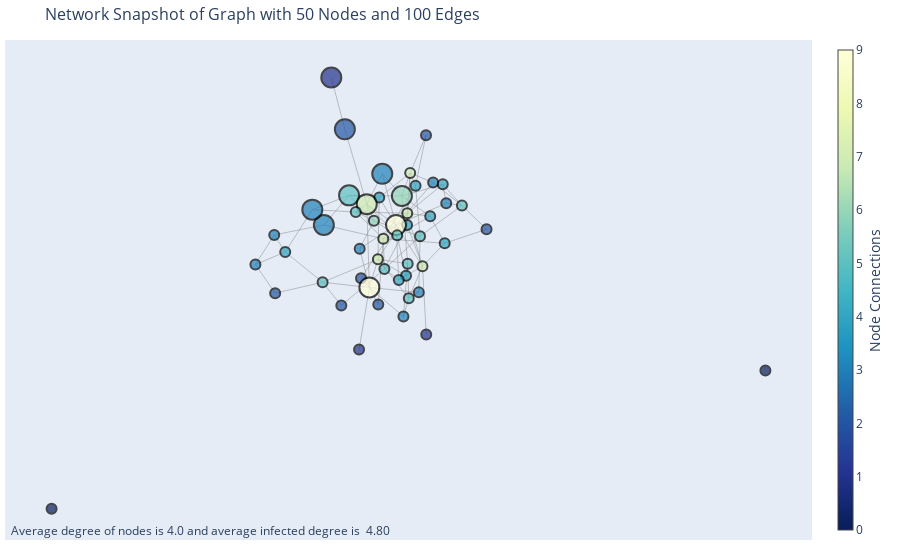

Source (notebook cell):
### Markdown cell above
## Graph Visualization

### Code cell
G = graph
edge_x = []
edge_y = []
positions = nx.spring_layout(G)
for edge in G.edges():
    x0, y0 = positions[edge[0]]
    x1, y1 = positions[edge[1]]
    edge_x.append(x0)
    edge_x.append(x1)
    edge_x.append(None)
    edge_y.append(y0)
    edge_y.append(y1)
    edge_y.append(None)

if True:
    edge_trace = go.Scatter(
        x=edge_x, y=edge_y,
        line=dict(width=0.5, color='#888'),
        hoverinfo='none',
        mode='lines')

    node_x = []
    node_y = []
    for node in G.nodes():
        x, y = positions[node]
        node_x.append(x)
        node_y.append(y)

    node_trace = go.Scatter(
        x=node_x, y=node_y,
        mode='markers',
        hoverinfo='text',
        marker=dict(
            showscale=True,
            # colorscale options
            #'Greys' | 'YlGnBu' | 'Greens' | 'YlOrRd' | 'Bluered' | 'RdBu' |
            #'Reds' | 'Blues' | 'Picnic' | 'Rainbow' | 'Portland' | 'Jet' |
            #'Hot' | 'Blackbody' | 'Earth' | 'Electric' | 'Viridis' |
            colorscale='YlGnBu',
            reversescale=True,
            color=[],
            size=[],
            # size = 10,
            colorbar=dict(
                thickness=15,
                title='Node Connections',
                xanchor='left',
                titleside='right'
            ),
            line=dict(
                color='Black',
                width=2
            )))

    node_adjacencies = []
    node_text = []
    for node, adjacencies in enumerate(G.adjacency()):
        node_adjacencies.append(len(adjacencies[1]))
        node_text.append('# of connections: '+str(len(adjacencies[1])))

    avg_degree = {
        0: np.average([adj for i, adj in enumerate(node_adjacencies) if not nodes_statuses[-1][i]]),
        1: np.average([adj for i, adj in enumerate(node_adjacencies) if nodes_statuses[-1][i]]),
        2: np.average([adj for i, adj in enumerate(node_adjacencies)])
    }

    node_trace.marker.color = node_adjacencies
    # node_trace.marker.color = nodes_statuses[-1]
    node_trace.marker.size = [20 if nodes_statuses[-1][i] else 10 for i in range(NUM_NODES)]
    node_trace.text = node_text

    fig = go.Figure(data=[edge_trace, node_trace],
                layout=go.Layout(
                    title=f'Network Snapshot of Graph with {NUM_NODES} Nodes and {NUM_EDGES} Edges',
                    titlefont_size=16,
                    showlegend=False,
                    hovermode='closest',
                    margin=dict(b=20,l=5,r=5,t=40),
                    annotations=[ dict(
                        text=f'Average degree of nodes is {avg_degree[2]} and average infected degree is  {avg_degree[1]:2.2f}',
                        showarrow=False,
                        xref="paper", yref="paper",
                        x=0.005, y=-0.002 ), ],
                        
                    xaxis=dict(showgrid=False, zeroline=False, showticklabels=False),
                    yaxis=dict(showgrid=False, zeroline=False, showticklabels=False))
                    )
    fig.show()

### Figure 1 — Plotly figure (JSON) as saved in the notebook; plotly's stock layout.template omitted (floating-point values rounded to 4 significant figures; data arrays with more than 128 entries replaced by an {"elided": "..."} marker saying what was removed)
{"data": [{"hoverinfo": "none", "line": {"color": "#888", "width": 0.5}, "mode": "lines", "type": "scatter", "x": {"elided": "300 float values"}, "y": {"elided": "300 float values"}}, {"hoverinfo": "text", "marker": {"color": [1, 3, 7, 2, 7, 3, 1, 2, 6, 4, 5, 4, 5, 2, 3, 3, 5, 3, 7, 5, 0, 0, 4, 3, 3, 2, 4, 9, 5, 5, 2, 4, 5, 3, 6, 4, 7, 7, 4, 3, 4, 2, 9, 7, 5, 2, 1, 4, 3, 5], "colorbar": {"thickness": 15, "title": {"side": "right", "text": "Node Connections"}, "xanchor": "left"}, "colorscale": [[0, "rgb(255,255,217)"], [0.125, "rgb(237,248,177)"], [0.25, "rgb(199,233,180)"], [0.375, "rgb(127,205,187)"], [0.5, "rgb(65,182,196)"], [0.625, "rgb(29,145,192)"], [0.75, "rgb(34,94,168)"], [0.875, "rgb(37,52,148)"], [1, "rgb(8,29,88)"]], "line": {"color": "Black", "width": 2}, "reversescale": true, "showscale": true, "size": [10, 10, 10, 10, 10, 10, 20, 10, 10, 10, 10, 10, 10, 10, 10, 10, 20, 10, 20, 10, 10, 10, 10, 20, 20, 10, 10, 20, 10, 10, 10, 10, 10, 10, 20, 10, 10, 10, 10, 10, 10, 20, 20, 10, 10, 10, 10, 10, 20, 10]}, "mode": "markers", "text": ["# of connections: 1", "# of connections: 3", "# of connections: 7", "# of connections: 2", "# of connections: 7", "# of connections: 3", "# of connections: 1", "# of connections: 2", "# of connections: 6", "# of connections: 4", "# of connections: 5", "# of connections: 4", "# of connections: 5", "# of connections: 2", "# of connections: 3", "# of connections: 3", "# of connections: 5", "# of connections: 3", "# of connections: 7", "# of connections: 5", "# of connections: 0", "# of connections: 0", "# of connections: 4", "# of connections: 3", "# of connections: 3", "# of connections: 2", "# of connections: 4", "# of connections: 9", "# of connections: 5", "# of connections: 5", "# of connections: 2", "# of connections: 4", "# of connections: 5", "# of connections: 3", "# of connections: 6", "# of connections: 4", "# of connections: 7", "# of connections: 7", "# of connections: 4", "# of connections: 3", "# of connections: 4", "# of connections: 2", "# of connections: 9", "# of connections: 7", "# of connections: 5", "# of connections: 2", "# of connections: 1", "# of connections: 4", "# of connections: 3", "# of connections: 5"], "type": "scatter", "x": [0.1116, -0.06274, 0.06954, -0.1109, -0.0009295, 0.1639, -0.1372, 0.111, -0.02557, -0.01156, 0.06584, 0.0836, 0.063, -0.05929, -0.3359, 0.1296, -0.09059, 0.09209, -0.04418, -0.07303, 1, -0.8698, 0.0614, -0.003601, -0.1566, -0.01406, 0.1599, 0.03238, -0.1599, 0.03549, -0.2842, 0.05865, 0.001954, 0.05182, 0.04784, 0.1549, 0.1017, 0.06183, 0.122, -0.2866, -0.2578, -0.1016, -0.03737, -0.015, 0.205, 0.2695, -0.06442, 0.03968, -0.1869, 0.09537], "y": [-0.1864, -0.009376, 0.1471, -0.1266, 0.01135, 0.08454, 0.3445, 0.2251, 0.04855, 0.09623, -0.1117, 0.121, -0.04026, -0.07049, -0.04202, 0.1273, 0.1009, -0.09961, 0.08276, 0.06643, -0.2613, -0.5468, 0.03957, 0.1455, 0.03978, -0.1246, 0.001841, 0.0395, -0.07868, 0.01819, -0.1013, -0.06532, -0.05153, -0.1494, 0.09953, 0.1237, -0.04547, 0.06392, 0.05749, 0.01908, -0.01614, 0.2374, -0.08947, -0.03132, 0.07987, 0.03081, -0.2179, -0.07389, 0.07139, 0.01649]}], "layout": {"annotations": [{"showarrow": false, "text": "Average degree of nodes is 4.0 and average infected degree is  4.80", "x": 0.005, "xref": "paper", "y": -0.002, "yref": "paper"}], "hovermode": "closest", "margin": {"b": 20, "l": 5, "r": 5, "t": 40}, "showlegend": false, "title": {"font": {"size": 16}, "text": "Network Snapshot of Graph with 50 Nodes and 100 Edges"}, "xaxis": {"showgrid": false, "showticklabels": false, "zeroline": false}, "yaxis": {"showgrid": false, "showticklabels": false, "zeroline": false}}}
